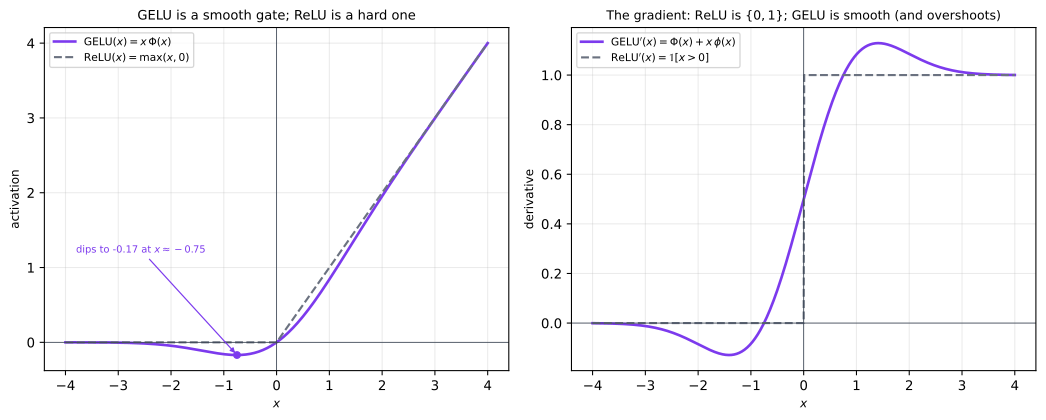

Source code (Python):
"""GELU vs ReLU: the one nonlinearity GPT-2 changes from the toy.

Appendix D. The toy (Appendix C) used ReLU; the GPT family uses the Gaussian Error
Linear Unit, GELU(x) = x * Phi(x) with Phi the standard-normal CDF. Left: the two
activations. Right: their derivatives — ReLU' is a hard step (0 or 1), GELU' is the
smooth gate Phi(x) + x*phi(x), which is slightly negative for moderately negative x
(GELU dips below zero near x ~ -0.75) and exceeds 1 for moderately positive x. The
smoothness gives a nonzero, position-dependent gradient even for inputs the hard
ReLU would have killed.

Analytical (no rng); GELU and its exact derivative are closed form.

Outputs:
  appendix-d-gelu.svg
  appendix-d-gelu.json
"""
import json
import pathlib

import numpy as np
from numpy import exp, sqrt, pi
from math import erf
import matplotlib
matplotlib.use("Agg")
import matplotlib.pyplot as plt

HERE = pathlib.Path(__file__).resolve().parent

x = np.linspace(-4, 4, 801)
Phi = 0.5 * (1 + np.vectorize(erf)(x / sqrt(2)))     # standard normal CDF
phi = np.exp(-x ** 2 / 2) / sqrt(2 * pi)             # standard normal pdf
gelu = x * Phi
gelu_d = Phi + x * phi                               # exact derivative
relu = np.maximum(x, 0.0)
relu_d = (x > 0).astype(float)

gelu_min_x = float(x[np.argmin(gelu)])               # ~ -0.75
data = {
    "gelu_min_x": gelu_min_x, "gelu_min": float(gelu.min()),
    "gelu_deriv_min": float(gelu_d.min()), "gelu_deriv_max": float(gelu_d.max()),
}
with open(HERE / "appendix-d-gelu.json", "w") as f:
    json.dump(data, f, indent=1)

GELU_C, RELU_C, EDGE = "#7c3aed", "#6b7280", "#374151"
fig, (ax1, ax2) = plt.subplots(1, 2, figsize=(11.0, 4.5))

ax1.plot(x, gelu, color=GELU_C, lw=2.0, label=r"GELU$(x)=x\,\Phi(x)$")
ax1.plot(x, relu, color=RELU_C, lw=1.6, ls="--", label=r"ReLU$(x)=\max(x,0)$")
ax1.axhline(0, color=EDGE, lw=0.6); ax1.axvline(0, color=EDGE, lw=0.6)
ax1.scatter([gelu_min_x], [gelu.min()], color=GELU_C, s=24, zorder=5)
ax1.annotate(rf"dips to {gelu.min():.2f} at $x{{\approx}}{gelu_min_x:.2f}$",
             (gelu_min_x, gelu.min()), xytext=(-3.8, 1.2), fontsize=7.4, color=GELU_C,
             arrowprops=dict(arrowstyle="-|>", color=GELU_C, lw=0.9))
ax1.set_xlabel("$x$", fontsize=9); ax1.set_ylabel("activation", fontsize=9)
ax1.set_title("GELU is a smooth gate; ReLU is a hard one", fontsize=9.8)
ax1.grid(alpha=0.25); ax1.legend(fontsize=8, loc="upper left")

ax2.plot(x, gelu_d, color=GELU_C, lw=2.0, label=r"GELU$'(x)=\Phi(x)+x\,\phi(x)$")
ax2.plot(x, relu_d, color=RELU_C, lw=1.6, ls="--", label=r"ReLU$'(x)=\mathbb{1}[x>0]$")
ax2.axhline(0, color=EDGE, lw=0.6); ax2.axvline(0, color=EDGE, lw=0.6)
ax2.set_xlabel("$x$", fontsize=9); ax2.set_ylabel("derivative", fontsize=9)
ax2.set_title(r"The gradient: ReLU is $\{0,1\}$; GELU is smooth (and overshoots)", fontsize=9.4)
ax2.grid(alpha=0.25); ax2.legend(fontsize=8, loc="upper left")

fig.tight_layout()
fig.savefig(HERE / "appendix-d-gelu.svg", bbox_inches="tight")
print("wrote appendix-d-gelu.svg / .json")
print(f"  GELU min {gelu.min():.3f} at x={gelu_min_x:.3f}; GELU' range [{gelu_d.min():.2f},{gelu_d.max():.2f}]")
